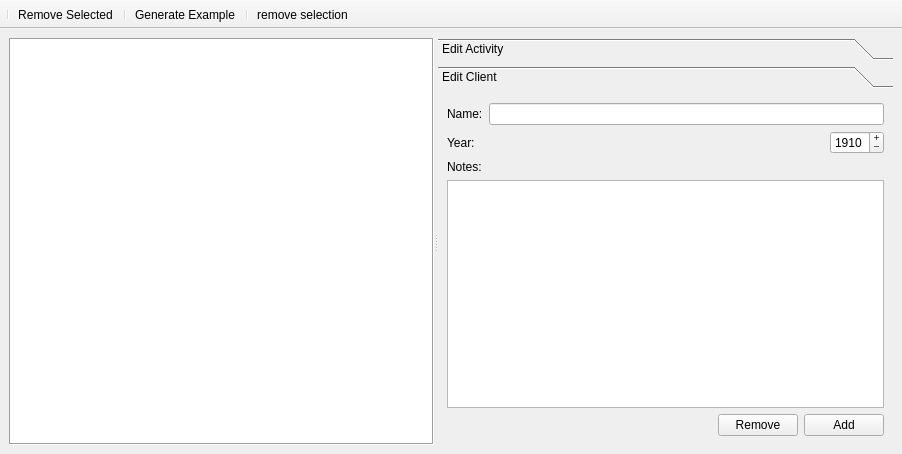
<?xml version="1.0" encoding="UTF-8"?>
<ui version="4.0">
 <class>DataBase</class>
 <widget class="QMainWindow" name="DataBase">
  <property name="geometry">
   <rect>
    <x>0</x>
    <y>0</y>
    <width>902</width>
    <height>454</height>
   </rect>
  </property>
  <property name="windowTitle">
   <string>DataBase</string>
  </property>
  <widget class="QWidget" name="centralwidget">
   <layout class="QVBoxLayout" name="verticalLayout">
    <item>
     <widget class="QSplitter" name="splitter">
      <property name="focusPolicy">
       <enum>Qt::TabFocus</enum>
      </property>
      <property name="orientation">
       <enum>Qt::Horizontal</enum>
      </property>
      <property name="handleWidth">
       <number>4</number>
      </property>
      <widget class="QTreeView" name="treeView">
       <property name="focusPolicy">
        <enum>Qt::StrongFocus</enum>
       </property>
       <property name="frameShape">
        <enum>QFrame::Box</enum>
       </property>
       <property name="frameShadow">
        <enum>QFrame::Sunken</enum>
       </property>
       <property name="verticalScrollBarPolicy">
        <enum>Qt::ScrollBarAsNeeded</enum>
       </property>
       <property name="horizontalScrollBarPolicy">
        <enum>Qt::ScrollBarAsNeeded</enum>
       </property>
       <property name="editTriggers">
        <set>QAbstractItemView::NoEditTriggers</set>
       </property>
       <property name="showDropIndicator" stdset="0">
        <bool>false</bool>
       </property>
       <property name="defaultDropAction">
        <enum>Qt::TargetMoveAction</enum>
       </property>
       <property name="selectionMode">
        <enum>QAbstractItemView::SingleSelection</enum>
       </property>
       <property name="selectionBehavior">
        <enum>QAbstractItemView::SelectRows</enum>
       </property>
       <property name="textElideMode">
        <enum>Qt::ElideRight</enum>
       </property>
       <property name="indentation">
        <number>10</number>
       </property>
       <property name="rootIsDecorated">
        <bool>true</bool>
       </property>
       <property name="uniformRowHeights">
        <bool>true</bool>
       </property>
       <property name="sortingEnabled">
        <bool>true</bool>
       </property>
       <property name="wordWrap">
        <bool>true</bool>
       </property>
       <attribute name="headerHighlightSections">
        <bool>false</bool>
       </attribute>
       <attribute name="headerShowSortIndicator" stdset="0">
        <bool>true</bool>
       </attribute>
       <attribute name="headerStretchLastSection">
        <bool>true</bool>
       </attribute>
      </widget>
      <widget class="QToolBox" name="toolBox">
       <property name="currentIndex">
        <number>1</number>
       </property>
       <widget class="QWidget" name="page_2">
        <property name="geometry">
         <rect>
          <x>0</x>
          <y>0</y>
          <width>455</width>
          <height>337</height>
         </rect>
        </property>
        <attribute name="label">
         <string>Edit Activity</string>
        </attribute>
        <layout class="QVBoxLayout" name="verticalLayout_5">
         <item>
          <layout class="QHBoxLayout" name="horizontalLayout_7">
           <item>
            <widget class="QLabel" name="label_7">
             <property name="text">
              <string>Name:</string>
             </property>
            </widget>
           </item>
           <item>
            <widget class="QLineEdit" name="leditActivity">
             <property name="text">
              <string/>
             </property>
            </widget>
           </item>
          </layout>
         </item>
         <item>
          <layout class="QHBoxLayout" name="horizontalLayout_8">
           <item>
            <widget class="QLabel" name="label_8">
             <property name="text">
              <string>Date:</string>
             </property>
            </widget>
           </item>
           <item>
            <spacer name="horizontalSpacer_5">
             <property name="orientation">
              <enum>Qt::Horizontal</enum>
             </property>
             <property name="sizeHint" stdset="0">
              <size>
               <width>40</width>
               <height>20</height>
              </size>
             </property>
            </spacer>
           </item>
           <item>
            <widget class="QDateEdit" name="dateEdit">
             <property name="maximumDate">
              <date>
               <year>2100</year>
               <month>12</month>
               <day>31</day>
              </date>
             </property>
             <property name="minimumDate">
              <date>
               <year>1900</year>
               <month>9</month>
               <day>14</day>
              </date>
             </property>
             <property name="currentSection">
              <enum>QDateTimeEdit::YearSection</enum>
             </property>
            </widget>
           </item>
           <item>
            <widget class="QPushButton" name="btnCalendar">
             <property name="text">
              <string>Open Calendar</string>
             </property>
            </widget>
           </item>
          </layout>
         </item>
         <item>
          <layout class="QVBoxLayout" name="verticalLayout_4">
           <item>
            <widget class="QLabel" name="label_9">
             <property name="text">
              <string>Notes:</string>
             </property>
            </widget>
           </item>
           <item>
            <widget class="QPlainTextEdit" name="notesActivity"/>
           </item>
          </layout>
         </item>
         <item>
          <layout class="QHBoxLayout" name="horizontalLayout_9">
           <item>
            <spacer name="horizontalSpacer_6">
             <property name="orientation">
              <enum>Qt::Horizontal</enum>
             </property>
             <property name="sizeHint" stdset="0">
              <size>
               <width>40</width>
               <height>20</height>
              </size>
             </property>
            </spacer>
           </item>
           <item>
            <widget class="QPushButton" name="btnRemoveActivity">
             <property name="text">
              <string>Remove</string>
             </property>
             <property name="icon">
              <iconset theme="list-remove">
               <normaloff>.</normaloff>.</iconset>
             </property>
            </widget>
           </item>
           <item>
            <widget class="QPushButton" name="btnAddActivity">
             <property name="text">
              <string>Add</string>
             </property>
             <property name="icon">
              <iconset theme="list-add">
               <normaloff>.</normaloff>.</iconset>
             </property>
             <property name="shortcut">
              <string/>
             </property>
            </widget>
           </item>
          </layout>
         </item>
        </layout>
       </widget>
       <widget class="QWidget" name="page">
        <property name="geometry">
         <rect>
          <x>0</x>
          <y>0</y>
          <width>455</width>
          <height>337</height>
         </rect>
        </property>
        <attribute name="label">
         <string>Edit Client</string>
        </attribute>
        <layout class="QVBoxLayout" name="verticalLayout_2">
         <item>
          <layout class="QHBoxLayout" name="horizontalLayout">
           <item>
            <widget class="QLabel" name="label">
             <property name="text">
              <string>Name:</string>
             </property>
            </widget>
           </item>
           <item>
            <widget class="QLineEdit" name="leditClient">
             <property name="text">
              <string/>
             </property>
            </widget>
           </item>
          </layout>
         </item>
         <item>
          <layout class="QHBoxLayout" name="horizontalLayout_3">
           <item>
            <widget class="QLabel" name="label_3">
             <property name="text">
              <string>Year:</string>
             </property>
            </widget>
           </item>
           <item>
            <spacer name="horizontalSpacer_2">
             <property name="orientation">
              <enum>Qt::Horizontal</enum>
             </property>
             <property name="sizeHint" stdset="0">
              <size>
               <width>40</width>
               <height>20</height>
              </size>
             </property>
            </spacer>
           </item>
           <item>
            <widget class="QSpinBox" name="spinYearClient">
             <property name="buttonSymbols">
              <enum>QAbstractSpinBox::PlusMinus</enum>
             </property>
             <property name="correctionMode">
              <enum>QAbstractSpinBox::CorrectToNearestValue</enum>
             </property>
             <property name="minimum">
              <number>1900</number>
             </property>
             <property name="maximum">
              <number>2100</number>
             </property>
             <property name="value">
              <number>1910</number>
             </property>
            </widget>
           </item>
          </layout>
         </item>
         <item>
          <widget class="QLabel" name="label_2">
           <property name="text">
            <string>Notes:</string>
           </property>
          </widget>
         </item>
         <item>
          <widget class="QPlainTextEdit" name="notesClient"/>
         </item>
         <item>
          <layout class="QHBoxLayout" name="horizontalLayout_2">
           <item>
            <spacer name="horizontalSpacer">
             <property name="orientation">
              <enum>Qt::Horizontal</enum>
             </property>
             <property name="sizeHint" stdset="0">
              <size>
               <width>40</width>
               <height>20</height>
              </size>
             </property>
            </spacer>
           </item>
           <item>
            <widget class="QPushButton" name="btnRemoveClient">
             <property name="text">
              <string>Remove</string>
             </property>
             <property name="icon">
              <iconset theme="list-remove">
               <normaloff>.</normaloff>.</iconset>
             </property>
            </widget>
           </item>
           <item>
            <widget class="QPushButton" name="btnAddClient">
             <property name="text">
              <string>Add</string>
             </property>
             <property name="icon">
              <iconset theme="list-add">
               <normaloff>.</normaloff>.</iconset>
             </property>
             <property name="shortcut">
              <string>Ctrl+Shift+C</string>
             </property>
            </widget>
           </item>
          </layout>
         </item>
        </layout>
       </widget>
      </widget>
     </widget>
    </item>
   </layout>
  </widget>
  <widget class="QToolBar" name="toolBar">
   <property name="focusPolicy">
    <enum>Qt::StrongFocus</enum>
   </property>
   <property name="windowTitle">
    <string>toolBar</string>
   </property>
   <property name="movable">
    <bool>false</bool>
   </property>
   <property name="floatable">
    <bool>false</bool>
   </property>
   <attribute name="toolBarArea">
    <enum>TopToolBarArea</enum>
   </attribute>
   <attribute name="toolBarBreak">
    <bool>false</bool>
   </attribute>
   <addaction name="separator"/>
   <addaction name="actionRemove_Selected"/>
   <addaction name="separator"/>
   <addaction name="actionGenerate_Example"/>
   <addaction name="separator"/>
   <addaction name="actionremove_selection"/>
  </widget>
  <action name="actionChange_User">
   <property name="icon">
    <iconset resource="Icons.qrc">
     <normaloff>:/Icons/Icons/user_32xLG.png</normaloff>:/Icons/Icons/user_32xLG.png</iconset>
   </property>
   <property name="text">
    <string>Change User</string>
   </property>
  </action>
  <action name="actionRemove_Selected">
   <property name="icon">
    <iconset resource="Icons.qrc">
     <normaloff>:/Icons/Icons/action_Cancel_16xMD.png</normaloff>:/Icons/Icons/action_Cancel_16xMD.png</iconset>
   </property>
   <property name="text">
    <string>Remove Selected</string>
   </property>
   <property name="toolTip">
    <string>Remove Selected</string>
   </property>
   <property name="shortcut">
    <string>Del</string>
   </property>
  </action>
  <action name="actionGenerate_Example">
   <property name="text">
    <string>Generate Example</string>
   </property>
  </action>
  <action name="actionWIP">
   <property name="text">
    <string>WIP</string>
   </property>
  </action>
  <action name="actionremove_selection">
   <property name="text">
    <string>remove selection</string>
   </property>
   <property name="toolTip">
    <string>Press it to stop editing current selection(Esc)</string>
   </property>
   <property name="shortcut">
    <string>Esc</string>
   </property>
  </action>
  <action name="actionFile">
   <property name="icon">
    <iconset resource="Icons.qrc">
     <normaloff>:/Icons/Icons/file.png</normaloff>:/Icons/Icons/file.png</iconset>
   </property>
   <property name="text">
    <string>File</string>
   </property>
  </action>
 </widget>
 <resources>
  <include location="Icons.qrc"/>
 </resources>
 <connections/>
</ui>
